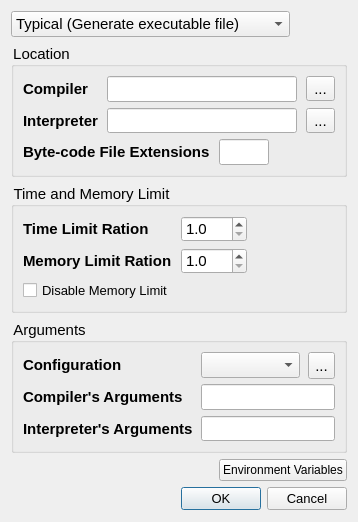
<?xml version="1.0" encoding="UTF-8"?>
<ui version="4.0">
 <class>AdvancedCompilerSettingsDialog</class>
 <widget class="QDialog" name="AdvancedCompilerSettingsDialog">
  <property name="geometry">
   <rect>
    <x>0</x>
    <y>0</y>
    <width>358</width>
    <height>522</height>
   </rect>
  </property>
  <property name="minimumSize">
   <size>
    <width>358</width>
    <height>522</height>
   </size>
  </property>
  <property name="windowTitle">
   <string>Compiler Settings</string>
  </property>
  <layout class="QVBoxLayout" name="verticalLayout">
   <item>
    <layout class="QHBoxLayout" name="horizontalLayout">
     <item>
      <widget class="QComboBox" name="typeSelect">
       <property name="minimumSize">
        <size>
         <width>211</width>
         <height>0</height>
        </size>
       </property>
       <property name="styleSheet">
        <string notr="true">font-size:11pt;</string>
       </property>
       <item>
        <property name="text">
         <string>Typical (Generate executable file)</string>
        </property>
       </item>
       <item>
        <property name="text">
         <string>Interpretive (Generate byte-code file)</string>
        </property>
       </item>
       <item>
        <property name="text">
         <string>Interpretive (Run source code directly)</string>
        </property>
       </item>
      </widget>
     </item>
     <item>
      <spacer name="horizontalSpacer">
       <property name="orientation">
        <enum>Qt::Horizontal</enum>
       </property>
       <property name="sizeHint" stdset="0">
        <size>
         <width>40</width>
         <height>20</height>
        </size>
       </property>
      </spacer>
     </item>
    </layout>
   </item>
   <item>
    <widget class="QGroupBox" name="locationGroup">
     <property name="styleSheet">
      <string notr="true">font-size:11pt;</string>
     </property>
     <property name="title">
      <string>Location</string>
     </property>
     <layout class="QVBoxLayout" name="verticalLayout_2">
      <item>
       <layout class="QGridLayout" name="gridLayout">
        <property name="horizontalSpacing">
         <number>9</number>
        </property>
        <item row="0" column="0">
         <widget class="QLabel" name="compilerLabel">
          <property name="sizePolicy">
           <sizepolicy hsizetype="Fixed" vsizetype="Preferred">
            <horstretch>0</horstretch>
            <verstretch>0</verstretch>
           </sizepolicy>
          </property>
          <property name="styleSheet">
           <string notr="true">font-size:11pt;font-weight:bold;</string>
          </property>
          <property name="text">
           <string>Compiler</string>
          </property>
         </widget>
        </item>
        <item row="0" column="1">
         <widget class="QLineEdit" name="compilerLocation"/>
        </item>
        <item row="0" column="2">
         <widget class="QToolButton" name="compilerSelectButton">
          <property name="text">
           <string notr="true">...</string>
          </property>
         </widget>
        </item>
        <item row="1" column="0">
         <widget class="QLabel" name="interpreterLabel">
          <property name="sizePolicy">
           <sizepolicy hsizetype="Fixed" vsizetype="Preferred">
            <horstretch>0</horstretch>
            <verstretch>0</verstretch>
           </sizepolicy>
          </property>
          <property name="styleSheet">
           <string notr="true">font-size:11pt;font-weight:bold;</string>
          </property>
          <property name="text">
           <string>Interpreter</string>
          </property>
         </widget>
        </item>
        <item row="1" column="1">
         <widget class="QLineEdit" name="interpreterLocation"/>
        </item>
        <item row="1" column="2">
         <widget class="QToolButton" name="interpreterSelectButton">
          <property name="text">
           <string notr="true">...</string>
          </property>
         </widget>
        </item>
       </layout>
      </item>
      <item>
       <layout class="QHBoxLayout" name="horizontalLayout_3">
        <property name="spacing">
         <number>9</number>
        </property>
        <item>
         <widget class="QLabel" name="bytecodeExtensionLabel">
          <property name="sizePolicy">
           <sizepolicy hsizetype="Fixed" vsizetype="Preferred">
            <horstretch>0</horstretch>
            <verstretch>0</verstretch>
           </sizepolicy>
          </property>
          <property name="styleSheet">
           <string notr="true">font-size:11pt;font-weight:bold;</string>
          </property>
          <property name="text">
           <string>Byte-code File Extensions</string>
          </property>
         </widget>
        </item>
        <item>
         <widget class="QLineEdit" name="bytecodeExtension">
          <property name="maximumSize">
           <size>
            <width>50</width>
            <height>16777215</height>
           </size>
          </property>
         </widget>
        </item>
        <item>
         <spacer name="horizontalSpacer_5">
          <property name="orientation">
           <enum>Qt::Horizontal</enum>
          </property>
          <property name="sizeHint" stdset="0">
           <size>
            <width>40</width>
            <height>20</height>
           </size>
          </property>
         </spacer>
        </item>
       </layout>
      </item>
     </layout>
    </widget>
   </item>
   <item>
    <widget class="QGroupBox" name="limitGroup">
     <property name="styleSheet">
      <string notr="true">font-size:11pt;</string>
     </property>
     <property name="title">
      <string>Time and Memory Limit</string>
     </property>
     <layout class="QGridLayout" name="gridLayout_2">
      <property name="horizontalSpacing">
       <number>8</number>
      </property>
      <property name="verticalSpacing">
       <number>6</number>
      </property>
      <item row="0" column="0">
       <widget class="QLabel" name="timeLimitRationLabel">
        <property name="styleSheet">
         <string notr="true">font-size:11pt;font-weight:bold;</string>
        </property>
        <property name="text">
         <string>Time Limit Ration</string>
        </property>
       </widget>
      </item>
      <item row="0" column="1">
       <widget class="QDoubleSpinBox" name="timeLimitRatio">
        <property name="decimals">
         <number>1</number>
        </property>
        <property name="minimum">
         <double>1.000000000000000</double>
        </property>
        <property name="singleStep">
         <double>0.100000000000000</double>
        </property>
       </widget>
      </item>
      <item row="0" column="2">
       <spacer name="horizontalSpacer_2">
        <property name="orientation">
         <enum>Qt::Horizontal</enum>
        </property>
        <property name="sizeHint" stdset="0">
         <size>
          <width>57</width>
          <height>20</height>
         </size>
        </property>
       </spacer>
      </item>
      <item row="1" column="0">
       <widget class="QLabel" name="memoryLimitRatioLabel">
        <property name="styleSheet">
         <string notr="true">font-size:11pt;font-weight:bold;</string>
        </property>
        <property name="text">
         <string>Memory Limit Ration</string>
        </property>
       </widget>
      </item>
      <item row="1" column="1">
       <widget class="QDoubleSpinBox" name="memoryLimitRatio">
        <property name="decimals">
         <number>1</number>
        </property>
        <property name="minimum">
         <double>1.000000000000000</double>
        </property>
        <property name="singleStep">
         <double>0.100000000000000</double>
        </property>
       </widget>
      </item>
      <item row="1" column="2">
       <spacer name="horizontalSpacer_3">
        <property name="orientation">
         <enum>Qt::Horizontal</enum>
        </property>
        <property name="sizeHint" stdset="0">
         <size>
          <width>57</width>
          <height>20</height>
         </size>
        </property>
       </spacer>
      </item>
      <item row="2" column="0">
       <widget class="QCheckBox" name="disableMemoryLimit">
        <property name="styleSheet">
         <string notr="true">font-size:10pt;</string>
        </property>
        <property name="text">
         <string>Disable Memory Limit</string>
        </property>
       </widget>
      </item>
     </layout>
    </widget>
   </item>
   <item>
    <widget class="QGroupBox" name="argumentsGroup">
     <property name="styleSheet">
      <string notr="true">font-size:11pt;</string>
     </property>
     <property name="title">
      <string>Arguments</string>
     </property>
     <layout class="QGridLayout" name="gridLayout_3">
      <property name="horizontalSpacing">
       <number>8</number>
      </property>
      <property name="verticalSpacing">
       <number>6</number>
      </property>
      <item row="0" column="0">
       <widget class="QLabel" name="configurationLabel">
        <property name="sizePolicy">
         <sizepolicy hsizetype="Fixed" vsizetype="Preferred">
          <horstretch>0</horstretch>
          <verstretch>0</verstretch>
         </sizepolicy>
        </property>
        <property name="styleSheet">
         <string notr="true">font-size:11pt;font-weight:bold;</string>
        </property>
        <property name="text">
         <string>Configuration</string>
        </property>
       </widget>
      </item>
      <item row="0" column="1">
       <widget class="QComboBox" name="configurationSelect"/>
      </item>
      <item row="0" column="2">
       <widget class="QToolButton" name="deleteConfigurationButton">
        <property name="minimumSize">
         <size>
          <width>27</width>
          <height>27</height>
         </size>
        </property>
        <property name="text">
         <string>...</string>
        </property>
        <property name="icon">
         <iconset resource="../resource.qrc">
          <normaloff>:/icon/cross.png</normaloff>:/icon/cross.png</iconset>
        </property>
       </widget>
      </item>
      <item row="1" column="0">
       <widget class="QLabel" name="compilerArgumentsLabel">
        <property name="sizePolicy">
         <sizepolicy hsizetype="Fixed" vsizetype="Preferred">
          <horstretch>0</horstretch>
          <verstretch>0</verstretch>
         </sizepolicy>
        </property>
        <property name="styleSheet">
         <string notr="true">font-size:11pt;font-weight:bold;</string>
        </property>
        <property name="text">
         <string>Compiler's Arguments</string>
        </property>
       </widget>
      </item>
      <item row="1" column="1" colspan="2">
       <widget class="QLineEdit" name="compilerArguments"/>
      </item>
      <item row="2" column="0">
       <widget class="QLabel" name="interpreterArgumentsLabel">
        <property name="sizePolicy">
         <sizepolicy hsizetype="Fixed" vsizetype="Preferred">
          <horstretch>0</horstretch>
          <verstretch>0</verstretch>
         </sizepolicy>
        </property>
        <property name="styleSheet">
         <string notr="true">font-size:11pt;font-weight:bold;</string>
        </property>
        <property name="text">
         <string>Interpreter's Arguments</string>
        </property>
       </widget>
      </item>
      <item row="2" column="1" colspan="2">
       <widget class="QLineEdit" name="interpreterArguments"/>
      </item>
     </layout>
    </widget>
   </item>
   <item>
    <layout class="QHBoxLayout" name="horizontalLayout_2">
     <item>
      <spacer name="horizontalSpacer_4">
       <property name="orientation">
        <enum>Qt::Horizontal</enum>
       </property>
       <property name="sizeHint" stdset="0">
        <size>
         <width>40</width>
         <height>20</height>
        </size>
       </property>
      </spacer>
     </item>
     <item>
      <widget class="QPushButton" name="environmentVariablesButton">
       <property name="text">
        <string>Environment Variables</string>
       </property>
      </widget>
     </item>
    </layout>
   </item>
   <item>
    <widget class="QDialogButtonBox" name="buttonBox">
     <property name="styleSheet">
      <string notr="true">font-size:10pt;</string>
     </property>
     <property name="orientation">
      <enum>Qt::Horizontal</enum>
     </property>
     <property name="standardButtons">
      <set>QDialogButtonBox::Cancel|QDialogButtonBox::Ok</set>
     </property>
    </widget>
   </item>
  </layout>
 </widget>
 <resources>
  <include location="../resource.qrc"/>
 </resources>
 <connections>
  <connection>
   <sender>buttonBox</sender>
   <signal>rejected()</signal>
   <receiver>AdvancedCompilerSettingsDialog</receiver>
   <slot>reject()</slot>
   <hints>
    <hint type="sourcelabel">
     <x>316</x>
     <y>260</y>
    </hint>
    <hint type="destinationlabel">
     <x>286</x>
     <y>274</y>
    </hint>
   </hints>
  </connection>
 </connections>
</ui>
